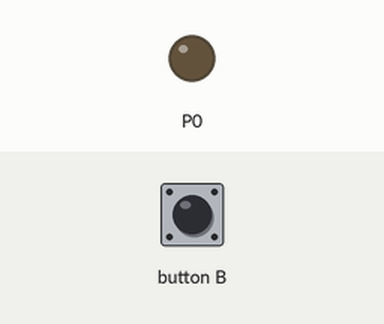
Simulated run of this program. Board: BBC micro:bit (MakeCode). Parts: output pins drawn as LEDs (lit = HIGH). Inputs (shaded band) come from the test bench.

Above: at 1.2 s.
1.3 s: button B pressed for 0.15 s
At 2.1 s:
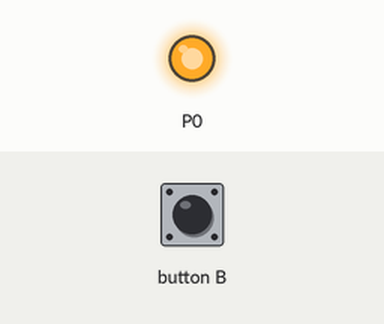
Timing chart, 0 to 4.3 s (numbered marks = the images above; inputs shaded):
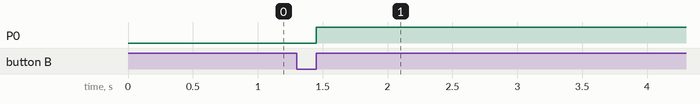

The program:

main.ts
```typescript
// define our variable
let isOn = 0

// Make sure the pin is off to start with
pins.digitalWritePin(DigitalPin.P0, 0)

// set up the button press event
input.onButtonPressed(Button.B, () => {
    if (isOn == 0) {
        isOn = 1
    } else {
        isOn = 0
    }
    pins.digitalWritePin(DigitalPin.P0, isOn)
})

basic.forever(() => {

})
```

Measured:
- after the input at 1.3 s, P0: LOW → HIGH after 0.15 s
